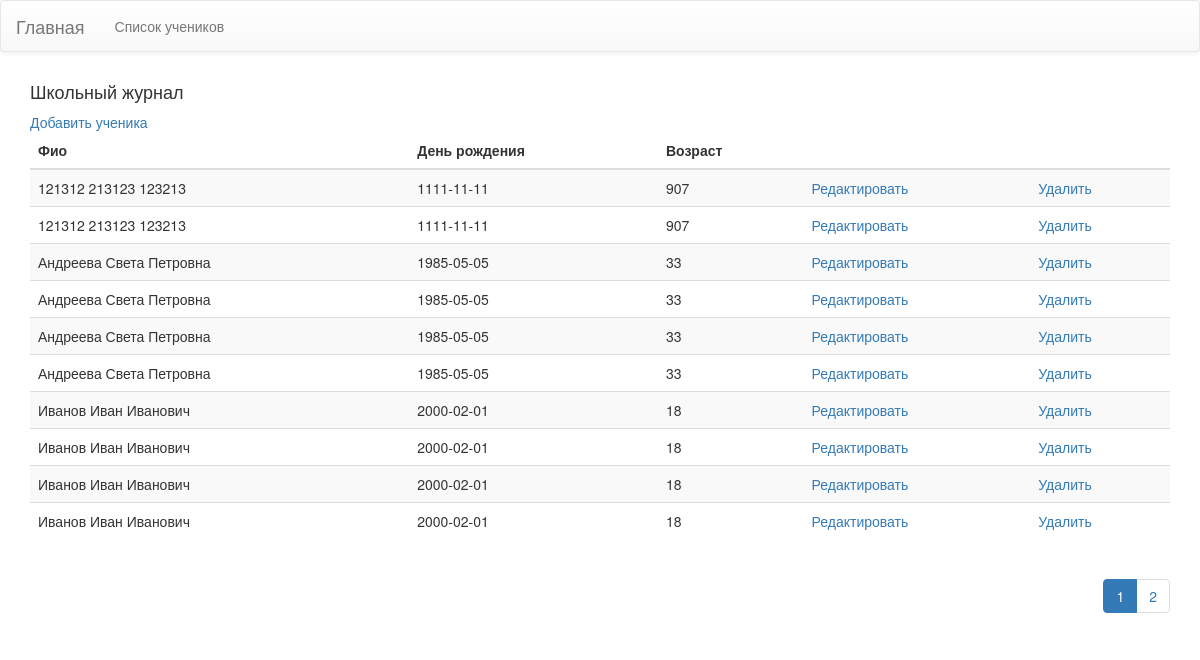
The page / on the database its author committed.
### tables this page shows
CREATE TABLE `users` (
  `id` int(11) NOT NULL,
  `surname` char(255) DEFAULT NULL,
  `name` char(255) DEFAULT NULL,
  `patronymic` char(255) DEFAULT NULL,
  `birthday` date NOT NULL,
  `status` varchar(11) DEFAULT '1'
);

### application/controllers/controller_users.php (called while the page is built, shortened)
<?php
class Controller_Users extends Controller
{
        public $count;
        function __construct()
	{
		$this->model = new Model_Users();
		$this->view = new View();
                $this->count = $this->model->count_row('users');
	}
	function action_index($data = [])
	{
                $data['pagination'] = Helper::generate_pagination(BASE_URL.'users',$this->count);
                $data['list'] = $this->model->get_list(LIST_VIEW_PAGE_LIMIT);
		$this->view->generate('users_view.php', 'template_view.php',$data);
	}
}

### application/models/model_users.php (called while the page is built, shortened)
<?php
class Model_Users extends Model
{
        public function count_row($table){
            $sql = "SELECT *"
                    . " FROM"
                        . " `".$table."`";
            $query = DB::prepare($sql)->execute();
            return $query->rowCount();
        }
	public function get_list($limit = LIST_VIEW_PAGE_LIMIT,$page = 1,$offset =0)
	{
            $sql = "SELECT "
                    . "`users`.`id`, "
                    . "`users`.`surname`,"
                    . "`users`.`name`,"
                    . "`users`.`patronymic`,"
                    . "`users`.`birthday`,"
                    . "(DATEDIFF(CURRENT_DATE, STR_TO_DATE(`users`.`birthday`, '%Y-%m-%d'))/365) as age,"
                    . "`users`.`status`"
                        . "FROM "
                            . "`users` "
                                . "ORDER BY "
                                    . "`users`.`surname` ASC LIMIT ?,?";
            $query = DB::prepare($sql)->execute([$offset,$limit]);
            $query = $query->fetchAll(PDO::FETCH_OBJ);
            return $query;
	}
}

### application/core/db.php (called while the page is built, shortened)
<?php
class DB
{
    protected static $instance = null;
    public static function instance()
    {
        if (self::$instance === null)
        {
			$opt  = array(
				PDO::ATTR_ERRMODE            => PDO::ERRMODE_EXCEPTION,
				PDO::ATTR_DEFAULT_FETCH_MODE => PDO::FETCH_ASSOC,
				PDO::ATTR_EMULATE_PREPARES   => TRUE,
				PDO::ATTR_STATEMENT_CLASS    => array('myPDOStatement'),
			);
            $dsn = 'mysql:host='.DB_HOST.';dbname='.DB_NAME.';charset='.DB_CHAR;
            self::$instance = new PDO($dsn, DB_USER, DB_PASS, $opt);
        }
        return self::$instance;
    }
    public static function __callStatic($method, $args) {
        return call_user_func_array(array(self::instance(), $method), $args);
    }
}
class myPDOStatement extends PDOStatement
{
	function execute($data = array())
	{
		parent::execute($data);
		return $this;
	}
}

### application/load.php (called while the page is built, shortened)
<?php
require_once 'core/db.php';
require_once 'core/helper.php';
require_once 'core/route.php';
Route::start();
?>

### index.php (called while the page is built, shortened)
<?php
require_once 'application/load.php';
?>

### application/core/view.php (called while the page is built)
<?php
class View
{
	function generate($content_view, $template_view, $data = null)
	{
		include 'application/views/'.$template_view;
	}
}

### application/views/users_view.php (the view, shortened to what this page needs)
<div class="container">
    <div class="row">
        <div class="col-md-12">
            <h4>Школьный журнал</h4>
            <div class="right5-absolute"><a class="btn-user" href="<?php echo BASE_URL.'users/create/' ?>">Добавить ученика</a></div>
            <div class="table-responsive">
                <table id="mytable" class="table table-bordred table-striped">
                    <thead>
                        <th>Фио</th>
                        <th>День рождения</th>
                        <th>Возраст</th>
                        <th></th>
                        <th></th>
                    </thead>
                    <tbody>
                    <?php if(count($data['list'])>0):?>
                        <?php foreach ($data['list'] as $element):?>
                        <tr>
                            <td><?php echo $element->surname.' '.$element->name.' '.$element->patronymic; ?></td>
                            <td><?php echo $element->birthday; ?></td>
                            <td><?php echo intval($element->age); ?></td>
                            <td><a class="btn-user" href="<?php echo BASE_URL.'users/edit/'.$element->id.'/'; ?>">Редактировать</a></td>
                            <td><a class="btn-user" href="<?php echo BASE_URL.'users/delete/'.$element->id.'/'; ?>">Удалить</a></td>
                        </tr>
                        <?php endforeach;?>
                    <?php endif;?>
                    </tbody>
                </table>
                <?php echo $data['pagination']; ?>
            </div>
        </div>
    </div>
</div>

### application/core/route.php (shortened to what this page needs)
<?php
class Route
{
	static function start()
	{
		$action_name = 'index';
		$action_name = 'action_'.$action_name;
		$controller = new $controller_name;
		$action = $action_name;
		if(method_exists($controller, $action))
		{
			$controller->$action();
		}
		else
		{
			Route::ErrorPage404();
		}
	}
}

### application/core/helper.php
<?php
class Helper{
    static function generate_pagination($url,$numrows,$active = 1, $maxview = LIST_VIEW_PAGE_LIMIT){
        $countpage = ceil($numrows / $maxview);
        $pagination = '<ul class="pagination pull-right">';
        for($i=1;$i<=$countpage;$i++){
           $pagination .= '<li ';
           if($active == $i) $pagination .= 'class="active"';
           $pagination .= ' ><a href="'.$url.'/page/'.$i.'/">'.$i.'</a></li>';
        }
        $pagination .= '</ul>';
        return $pagination;
    }
}

### application/views/template_view.php (shortened to what this page needs)
<!DOCTYPE html>
<html lang="ru">
<head>
    <link rel="stylesheet" href="//code.jquery.com/ui/1.12.1/themes/base/jquery-ui.css">
    <link rel="stylesheet" href="https://maxcdn.bootstrapcdn.com/bootstrap/3.3.7/css/bootstrap.min.css">
    <link rel="stylesheet" href="https://maxcdn.bootstrapcdn.com/bootstrap/3.3.7/css/bootstrap-theme.min.css">
    <link rel="stylesheet" href="<?php echo BASE_URL;?>css/main.css">
</head>
<body>
        <div id="custom-bootstrap-menu" class="navbar navbar-default " role="navigation">
            <div class="container-fluid">
                <div class="navbar-header"><a class="navbar-brand" href="<?php echo BASE_URL;?>">Главная</a>
                </div>
                <div class="collapse navbar-collapse navbar-menubuilder">
                    <ul class="nav navbar-nav navbar-left">
                        <li><a href="<?php echo BASE_URL;?>users/">Список учеников</a>
                        </li>
                    </ul>
                </div>
            </div>
        </div>
	<?php include 'application/views/'.$content_view; ?>
</body>
</html>

### rows shown on the page
users: surname "121312", name "213123", patronymic "123213", birthday "1111-11-11", age "907"
users: surname "121312", name "213123", patronymic "123213", birthday "1111-11-11", age "907"
users: surname "Андреева", name "Света", patronymic "Петровна", birthday "1985-05-05", age "33"
users: surname "Андреева", name "Света", patronymic "Петровна", birthday "1985-05-05", age "33"
users: surname "Андреева", name "Света", patronymic "Петровна", birthday "1985-05-05", age "33"
users: surname "Андреева", name "Света", patronymic "Петровна", birthday "1985-05-05", age "33"
users: surname "Иванов", name "Иван", patronymic "Иванович", birthday "2000-02-01", age "18"
users: surname "Иванов", name "Иван", patronymic "Иванович", birthday "2000-02-01", age "18"
users: surname "Иванов", name "Иван", patronymic "Иванович", birthday "2000-02-01", age "18"
users: surname "Иванов", name "Иван", patronymic "Иванович", birthday "2000-02-01", age "18"
